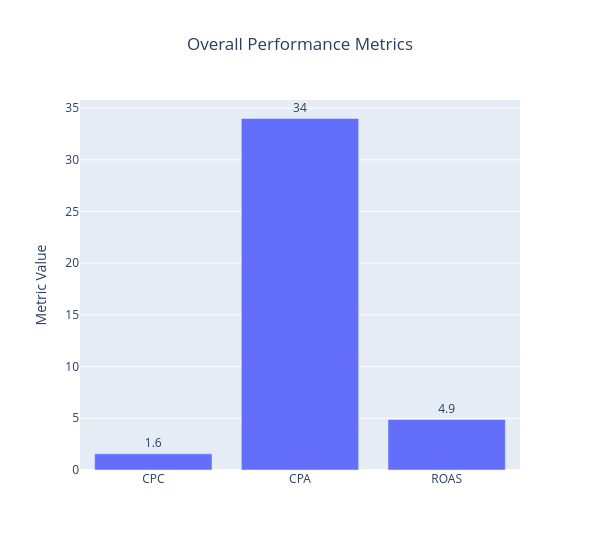

Notebook code cell kept with this figure:
### Code cell
# plot overall performance metrics: average CPC, CPA, ROAS, 
cols_plot = overall_df[overall_df['Metric'].isin(['CPC', 'CPA', 'ROAS'])]

fig = px.bar(cols_plot, x='Metric', y='Value', text='Value', title='Overall Performance Metrics')
fig.update_traces(texttemplate='%{text:.2s}', textposition='outside')
fig.update_layout(uniformtext_minsize=8, uniformtext_mode='hide')
fig.update_layout(title={'text': 'Overall Performance Metrics', 'x': 0.5, 'xanchor': 'center'},
                  xaxis_title='', 
                  yaxis_title='Metric Value', 
                  legend_title='Metric',
                  height=550, width=600)
fig.show()

### Figure 1 — Plotly figure (JSON) as saved in the notebook; plotly's stock layout.template omitted (floating-point values rounded to 4 significant figures)
{"data": [{"hovertemplate": "Metric=%{x}<br>Value=%{text}<extra></extra>", "legendgroup": "", "marker": {"color": "#636efa", "pattern": {"shape": ""}}, "name": "", "orientation": "v", "showlegend": false, "text": [1.56, 33.99, 4.88], "textposition": "outside", "texttemplate": "%{text:.2s}", "type": "bar", "x": ["CPC", "CPA", "ROAS"], "xaxis": "x", "y": [1.56, 33.99, 4.88], "yaxis": "y"}], "layout": {"barmode": "relative", "height": 550, "legend": {"title": {"text": "Metric"}, "tracegroupgap": 0}, "title": {"text": "Overall Performance Metrics", "x": 0.5, "xanchor": "center"}, "uniformtext": {"minsize": 8, "mode": "hide"}, "width": 600, "xaxis": {"anchor": "y", "domain": [0, 1], "title": {"text": ""}}, "yaxis": {"anchor": "x", "domain": [0, 1], "title": {"text": "Metric Value"}}}}
